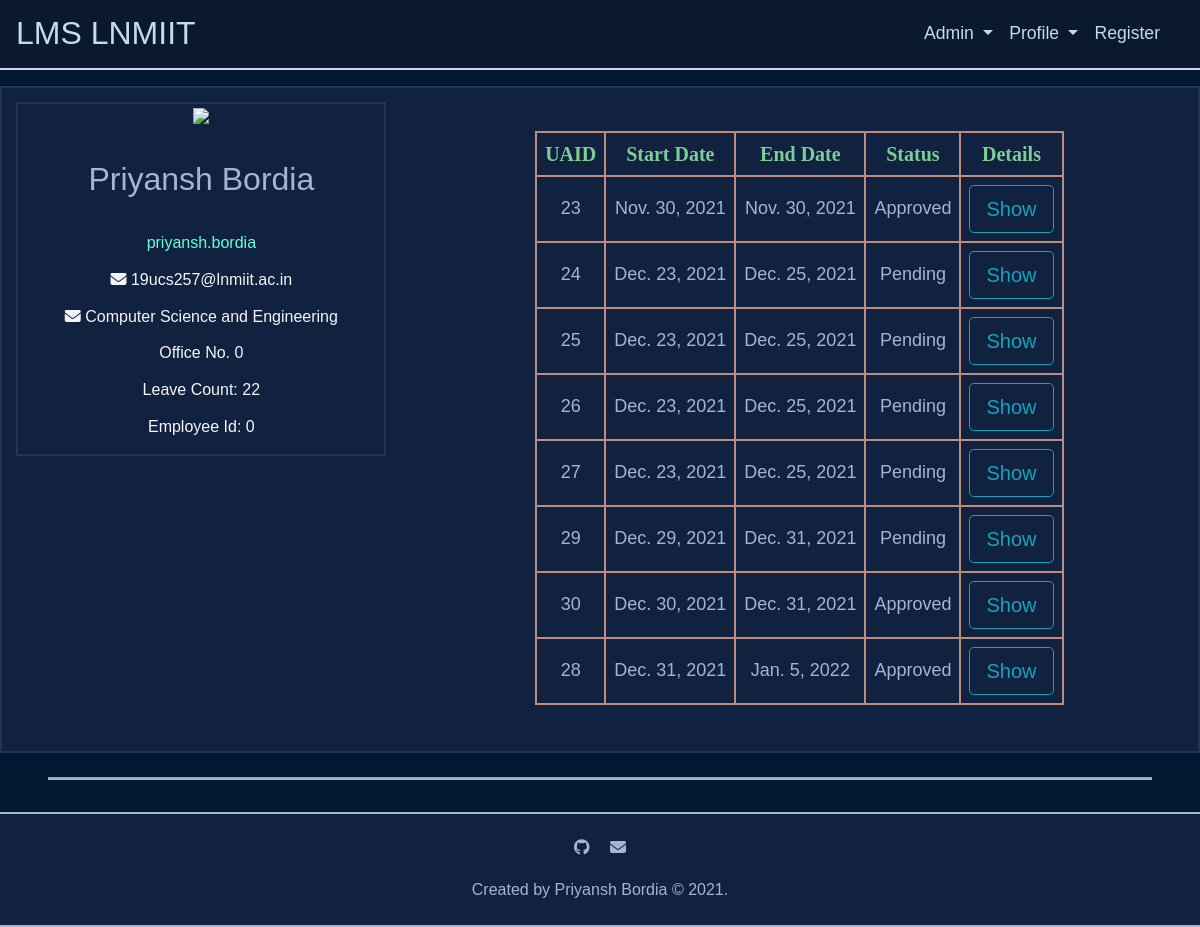
Page /person/ (signed in) on the committed database.
### leave/models.py (models this page shows, shortened)
class Person(models.Model):
	DIRECTOR = 'DR'
	DEAN_OF_ACADEMIC_AFFAIRS = 'DOAA'
	DEAN_OF_FACULTY_AFFAIRS = 'DOFA'
	DEAN_OF_STUDENT_AFFAIRS = 'DOSA'
	HEAD_OF_DEPARTMENT = 'HOD'
	FACULTY = 'F'
	VISITING_FACULTY = 'VF'
	REGISTRAR = 'RG'
	HEAD_OF_STAFF = 'HOS'
	STAFF = 'S'
	COMPUTER_SCIENCE_AND_ENGINEERING = 'CSE'
	ELECTRONICS_AND_COMMUNICATION_ENGINEERING = 'ECE'
	MECHANICAL_AND_MECHATRONICS_ENGINEERING = 'ME'
	HUMANITIES_AND_SOCIAL_SCIENCES = 'HSS'
	MATHEMATICS = 'MH'
	PHYSICS = 'PH'
	NON_TEACHING_STAFF = 'NTS'
	PERSON_ROLES = (
		('DR', 'Director'),
		('DOAA', 'Dean of Academic Affairs'),
		('DOFA', 'Dean of Faculty Affairs'),
		('DOSA', 'Dean of Student Affairs'),
		('HOD', 'Head of Department'),
		('F', 'Faculty'),
		('VF', 'Visiting Faculty'),
		('RG', 'Registrar'),
		('HOS', 'Head of Staff'),
		('S', 'Staff'),
	)
	DEPARTMENT = (
		('CSE', 'Computer Science and Engineering'),
		('ECE', 'Electronics and Communication Engineering'),
		('ME', 'Mechanical and Mechatronics Engineering'),
		('HSS', 'Humanities and Social Sciences'),
		('MH', 'Mathematics'),
		('PH', 'Physics'),
		('NTS', 'Non Teaching Staff'),
	)
	user = models.OneToOneField(User, on_delete=models.CASCADE, related_name='person')
	faculty_id = models.CharField(max_length=10, blank=False, null=False, unique=True, default='0')
	leave_count = models.IntegerField(validators=[MinValueValidator(0)], blank=False, null=False, default=22)
	department = models.CharField(max_length=3, choices=DEPARTMENT, blank=False, null=False, default='CSE')
	first_name = models.CharField(max_length=50, validators=[MinLengthValidator(1)], blank=False, null=False)
	last_name = models.CharField(max_length=50, blank=True, null=False)
	email = models.EmailField(blank=False, null=False, unique=True)
	office_no = models.IntegerField(blank=False, null=False, default='0000')
	role = models.CharField(max_length=5, choices=PERSON_ROLES, default='F')
	updated_at = models.DateTimeField(auto_now=True)
	created_at = models.DateTimeField(auto_now_add=True)
	class Meta:
		ordering = ['id']
		verbose_name = 'Person'
		verbose_name_plural = 'Persons'

class Application(models.Model):
	PENDING = 'P'
	APPROVED = 'A'
	REJECTED = 'R'
	APPLICATION_STATUS = (
		('P', 'Pending'),
		('A', 'Approved'),
		('R', 'Rejected'),
	)
	person = models.ForeignKey(Person, on_delete=models.CASCADE, related_name='applicant', default=1)
	status = models.CharField(max_length=1, choices=APPLICATION_STATUS, default='P')
	start_date = models.DateField(blank=False, null=False)
	end_date = models.DateField(blank=False, null=False)
	hasClasses = models.BooleanField(blank=False, null=False, default=False)
	rescheduled_date = models.DateField(blank=True, null=True)
	up_next = models.ForeignKey(Person, on_delete=models.CASCADE, related_name='up_next', default=1)
	comments = models.TextField(blank=True, null=False)
	updated_at = models.DateTimeField(auto_now=True)
	created_at = models.DateTimeField(auto_now_add=True)
	class Meta:
		ordering = ['start_date', 'end_date']

### leave/views.py (the view)
# urls.py: path('person/', views.person, name='person'),
@login_required
@require_http_methods(["GET"])
def person(request):
	try:
		person = Person.objects.get(user_id=request.user.id)
		applications = Application.objects.filter(person=person)
		return render(request, 'leave/person.html', context={'person': person, 'applications': applications})
	except Person.DoesNotExist:
		return render(request, 'leave/error.html', context={})

### leave/templates/leave/person.html (shortened to what this page needs)
{% extends "leave/base.html" %}
{% block head %}
	{% load static %}
	{% load bootstrap4 %}
	{% load fontawesome_5 %}
	{% load humanizelib %}
{% endblock %}
{% block body %}
	<div class="person">
		<div class="row">
			<div class="col-md-4">
				<div class="person__grid">
					<img src="https://img.icons8.com/bubbles/200/000000/iphone-spinner.png" />
					<p class="person__grid__name">{{ person.first_name }} {{ person.last_name }}</p>
					<p class="person__grid__username">{{ request.user.username }} </p>
					<p class="person__grid__email"><i class="fas fa-envelope"></i> {{ person.email }} </p>
					<span>
						<p class="person__grid__department"><i class="fas fa-envelope"></i> {{ person.get_department_display }} </p>
						<p class="person__grid__office_no">Office No.</i> {{ person.office_no }} </p>
					</span>
					<p class="person__grid__leave_count">Leave Count: </i> {{ person.leave_count }}</p>
					<p class="person__grid__faculty_id">Employee Id: </i> {{ person.faculty_id }} </p>
				</div>
			</div>
			<div class="col-md-8">
				{% if applications|length > 0 %}
					<div class="person__grid__application">
						<table class="center">
							<thead>
								<tr>
									<th>UAID</th>
									<th>Start Date</th>
									<th>End Date</th>
									<th>Status</th>
									<th>Details</th>
							</thead>
							<tbody>
								{% for application in applications %}
									<tr>
										<td>{{ application.id }}</td>
										<td>{{ application.start_date }}</td>
										<td>{{ application.end_date }}</td>
										<td>{{ application.get_status_display }}</td>
										<td><a class="form-control form-control-lg btn btn-outline-info btn-lg " href="{% url 'application' application.id %}" role="button">Show</a></td>
									</tr>
								{% endfor %}
							</tbody>
						</table>
					</div>
				{% endif %}
			</div>
		</div>
	</div>
{% endblock %}

### leave/static/leave/css/style.css (style rules this page uses)
html { font-size: 100%; -webkit-box-sizing: border-box; box-sizing: border-box; }
*, *::before, *::after { -webkit-box-sizing: inherit; box-sizing: inherit; }
html, body { width: 100%; height: 100%; }
body { margin: 0; padding: 0; font-size: 1.125rem; font-weight: 300; font-family: Verdana, Arial, Helvetica, sans-serif; line-height: 1.3; color: whitesmoke; background-color: #001831; text-align: center; -webkit-box-align: center; -ms-flex-align: center; align-items: center; -webkit-box-pack: center; -ms-flex-pack: center; justify-content: center; overflow-x: hidden; scroll-behavior: smooth; }
a { color: #a8b2d1; text-decoration: none !important; }
a, i, .has-hover { -webkit-transition-duration: 0.4s; transition-duration: 0.4s; }
.row { margin: .2rem auto .4rem auto; }
.col-md-12, .col-md-10, .col-md-9, .col-md-8, .col-md-6, .col-md-5, .col-md-4, .col-md-3, .col-md-2 { padding: 0.5rem 0.5rem 0.5rem .5rem; }
.person { margin: 1rem auto 1rem auto; border: 0.125rem solid #233554; background-color: #112240; }
.person__grid { margin: .2rem .4rem .2rem .4rem; padding: .2rem auto .2rem auto; border: 0.125rem solid #233554; }
.person__grid__name { margin: 1rem auto 1rem auto; padding: 1rem 1rem 1rem 1rem; font-size: 2rem; color: #a8b2d1; }
.person__grid__username { font-size: 1rem; font-weight: 300; color: #64ffda; }
.person__grid__email, .person__grid__office_no, .person__grid__department, .person__grid__leave_count, .person__grid__faculty_id { font-size: 1rem; }
table, tr, th, td { margin: 2rem auto 2rem auto; padding: .5rem; text-align: center; border: .125rem solid #bd8c7d; }
thead { background-color: #112240; }
tbody { overflow: auto; height: 8rem; }
th { color: #7dce94; font-size: 1.25rem; font-family: Cambria, Cochin, Georgia, Times, 'Times New Roman', serif; }
td { color: #a8b2d1; font-size: 1.5; font-weight: 1.5; font-family: Verdana, Geneva, Tahoma, sans-serif; }

### rows in the picture
Person: first_name "Priyansh", last_name "Bordia", email "19ucs257@lnmiit.ac.in", department "Computer Science and Engineering", office_no "0", leave_count "22", faculty_id "0"
Application: id "23", start_date "Nov. 30, 2021", end_date "Nov. 30, 2021", status "Approved"
Application: id "24", start_date "Dec. 23, 2021", end_date "Dec. 25, 2021", status "Pending"
Application: id "25", start_date "Dec. 23, 2021", end_date "Dec. 25, 2021", status "Pending"
Application: id "26", start_date "Dec. 23, 2021", end_date "Dec. 25, 2021", status "Pending"
Application: id "27", start_date "Dec. 23, 2021", end_date "Dec. 25, 2021", status "Pending"
Application: id "29", start_date "Dec. 29, 2021", end_date "Dec. 31, 2021", status "Pending"
Application: id "30", start_date "Dec. 30, 2021", end_date "Dec. 31, 2021", status "Approved"
Application: id "28", start_date "Dec. 31, 2021", end_date "Jan. 5, 2022", status "Approved"

### other values in the picture
{{ request.user.username }} "priyansh.bordia"
